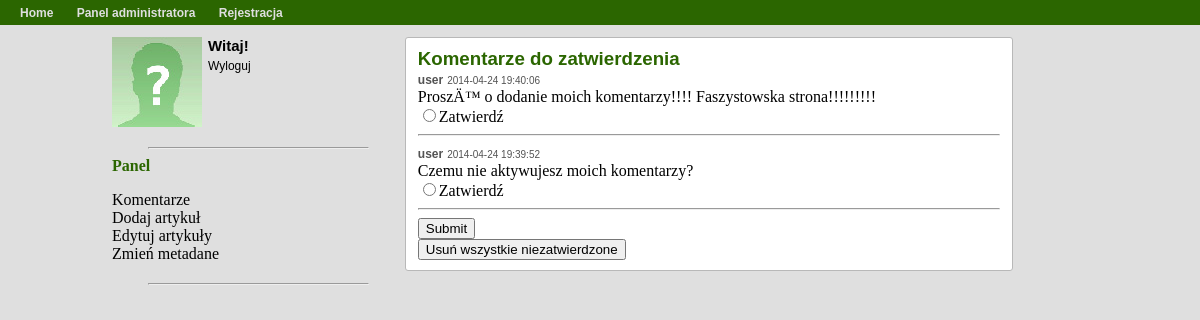
/panel.php?action=comments (signed in), run on the app's committed database.
### tables this page shows
CREATE TABLE IF NOT EXISTS `info` (
  `id` int(11) NOT NULL,
  `title` text NOT NULL,
  `description` text NOT NULL,
  `keywords` text NOT NULL,
  `menu` text NOT NULL
);

CREATE TABLE IF NOT EXISTS `comments` (
  `id` int(11) NOT NULL AUTO_INCREMENT,
  `article_id` int(11) NOT NULL,
  `content` text NOT NULL,
  `author` varchar(255) NOT NULL,
  `date` timestamp NOT NULL DEFAULT CURRENT_TIMESTAMP,
  `active` int(11) NOT NULL DEFAULT '0',
  PRIMARY KEY (`id`)
);

### layout.php (called while the page is built, shortened)
<?php
class layout {
    public function getTopAdm() {
        include 'includes/overlay/top_adm.php';
    }
    public function getBottom() {
        include 'includes/overlay/bottom.php';
    }
    static public function getMenu() {
        $query = mysql_query("SELECT `menu` FROM `info` WHERE `id` = '0'");
        return mysql_result($query, 0, 'menu');
    }
}

### core/init.php (called while the page is built, shortened)
<?php
require '\layout.php';
require '\validate.php';
require '\user.php';
if (logged_in() === true) {
    $session_user_id = $_SESSION['user_id'];
    $user_data = user_data($session_user_id, 'user_id', 'username', 'password', 'first_name', 'last_name', 'email');
}
function logged_in() {
    return (isset($_SESSION['user_id'])) ? true : false;
}
function user_data($user_id) {
    $user_id = (int) $user_id;
    $func_num_args = func_num_args();
    $func_get_args = func_get_args();
    if ($func_num_args > 1) {
        unset($func_get_args[0]);
        $fields = '`' . implode('`, `', $func_get_args) . '`';
        $data = mysql_fetch_assoc(mysql_query("SELECT $fields FROM `users` WHERE `user_id` = $user_id"));
        return $data;
    }
}

### validate.php (called while the page is built, shortened)
<?php
function sanitize($data) {
    return mysql_real_escape_string($data);
}

### user.php (called while the page is built, shortened)
<?php
class user {
    static public function user_moderator($username) {
        $username = sanitize($username);
        $query = mysql_query("SELECT COUNT(`user_id`) FROM `users` WHERE `username` = '$username' AND `moderator` = 1");
        return (mysql_result($query, 0) == 1) ? true : false;
    }
}

### panel.php (the view, shortened to what this page needs)
<?php
include 'core\init.php';
$layout = new layout();
$layout->getTopAdm();
if (user::user_moderator($user_data['username']) == true) {
echo "<div class='news'>";
if ($_GET['succes']) {
    echo "<h3 class='news_title'>Pomyślne wykonanie akcji</h3>";
} else if ($_GET['action'] == "comments") {
    ?>
    <?php
    echo "<h3 class='news_title'>Komentarze do zatwierdzenia</h3>";
    $result = mysql_query("SELECT MAX(id) as id FROM comments WHERE active = '0'");
    $row = mysql_fetch_array($result, MYSQL_ASSOC);
    $id = $row["id"];
    if ($id != 0) {
        echo "<form name='comment_update' action='active_comments.php' method='post'>";
        for ($i = $id; $i > 0; $i--) {
            $result = mysql_query("SELECT author, content, date, id, article_id FROM comments WHERE id=" . $i . " AND active = '0'");
            while ($row = mysql_fetch_array($result, MYSQL_NUM)) {
                echo("
                     <div class='news_comment'>
                            <p class='comment_author'>$row[0]</p>
                            <p class='comment_date'>$row[2]</p>
                            <div class='comment_content'> $row[1] </div>
                            <li> <input type='radio' name='$row[3]' value='$row[3]'>Zatwierdź</li>
                            <hr class='comment_separate' />
                        </div>
                        ");
            }
        }
        echo "<input type='submit' value='Submit'/> </form>";
        echo "<a href='javascript:AlertIt();'> <button type='button'>Usuń wszystkie niezatwierdzone</button> </a>";
    } else {
        echo "Nie ma żadnych komentarzy do zatwierdzenia";
    }
} else if ($_GET['action'] == "meta") {
    if(isset($_GET['title']) && isset($_GET['description']) && isset($_GET['keywords'])) {
            echo "<h3 class='news_title'>Zaktualizowałeś metadane (prawie)</h3>";
    } else {
?>
        <h3 class='news_title'>Metadane</h3>
        <form action="meta_update.php" method="get">
            <ul>
                <li> Tytuł: <input type="text" name="title" value="<?php echo layout::getTitle(); ?>" /> </li>
                <li> Opis: <input type="text" name="description" value="<?php echo layout::getDescription(); ?>" /> </li>
                <li> Słowa kluczowe: <input type="text" name="keywords" value="<?php echo layout::getKeywords(); ?>" /> </li>
                <input type="hidden" name="action" value="meta">
                <li> <input type="submit" value="Aktualizuj"/>  </li>
            </ul>
        </form>
<?php
    }
} else if ($_GET['action'] == "edit_articles_adm") {
    $result = mysql_query("SELECT MAX(id) as id FROM articles");
    $row = mysql_fetch_array($result, MYSQL_ASSOC);
    $id = $row["id"];
    echo "<h3 class='news_title'>Artykuły</h3>";
    echo "<ul>";
    for ($i = $id; $i > 0; $i--) {
        $result = mysql_query("SELECT id, title, content, excerpt, author, date FROM articles WHERE id=" . $i);
        while ($row = mysql_fetch_array($result, MYSQL_NUM)) {
            echo "<li style='list-style-type: square;'><a href='panel.php?action=edit_article&id=$row[0]'> $row[1] </a> </li>";
        }
    }
    echo "</ul>";
}
echo "</div>";
} else {
    echo "<div class='news'>";
    $errors[] = 'Nie masz na to pozwolenia.';
    echo output_errors($errors);
    echo "</div>";
}
$layout->getBottom();

### includes/overlay/top_adm.php (shortened to what this page needs)
<!DOCTYPE html>
<html>
    <?php include 'includes/head.php'; ?>
    <body>
        <?php include 'includes/nav.php'; ?>
        <div id="container">
            <?php include 'includes/aside_adm.php'; ?>
            <section>

### includes/head.php (shortened to what this page needs)
<head>
    <link rel="stylesheet" href="styles/style.css">
</head>

### includes/nav.php (shortened to what this page needs)
<nav>
    <?php echo layout::getMenu() ?>
</nav>

### includes/aside_adm.php (shortened to what this page needs)
<aside>
    <?php
    if (logged_in() === true) {
        include 'includes/widgets/loggedin.php';
        echo "<hr style='width:75%'>";
        include 'includes/widgets/admin.php';
        echo "<hr style='width:75%'>";
    } else {
        include 'includes/widgets/login.php';
        echo "<hr style='width:75%'>";
    }
    ?>
</aside>

### includes/widgets/loggedin.php (shortened to what this page needs)
<div class="widget">
    <div id="aside_avatar"></div>
    <p id="aside_name"> Witaj! </p>
    <p id="aside_edit"> <a href="logout.php">Wyloguj</a> </p>
</div>

### includes/widgets/admin.php (shortened to what this page needs)
<div class="widget">
    <h4 class="news_title"> Panel </h2>
        <ul class="widget_ul">
            <li>
                <a href="panel.php?action=comments"> Komentarze </a>
            </li>
            <li>
                <a href="panel.php?action=add_article"> Dodaj artykuł </a>
            </li>
            <li>
                <a href="panel.php?action=edit_articles_adm"> Edytuj artykuły </a>
            </li>
            <li>
                <a href="panel.php?action=meta"> Zmień metadane </a>
            </li>
        </ul>
</div>

### includes/overlay/bottom.php (shortened to what this page needs)
            </section>
        </div>
    </body>
</html>

### styles/style.css (style rules this page uses)
body { margin: 0 0 0 0; background-color: #dfdfdf; }
nav { min-height: 25px; min-width: 100%; background-color: #2b6600; }
aside { float: left; width: 30%; height: 900px; }
section { float: left; width: 70%; }
#container { margin: 8px auto; width: 976px; }
#container:after { content: "."; display:block; height:0; clear:both; visibility:hidden; }
p { font-family: verdana, arial, sans-serif; font-size: 12px; }
h3 { color: #2b6600; margin-bottom: 0px; margin-top: 0px; font-family: verdana, arial, sans-serif; }
li { list-style-type: none; }
a { text-decoration: none; color:inherit; }
#nav_ul { margin-top: 3px; float: left; -webkit-padding-start: 0px; width: 90%; }
#nav_li { font-size: 12px; display: inline; font-family: verdana, arial, sans-serif; margin-left: 20px; color: #dfdfdf; font-weight: bold; }
.news { background-color: #ffffff; width: 582px; border-radius: 3px; border: solid #b8b8b8 1px; padding-left: 12px; padding-right: 12px; padding-top: 10px; margin-bottom: 8px; padding-bottom: 5px; padding-bottom: 10px; }
.news_title { color: #2b6600; margin-bottom: 0px; margin-top: 0px; }
.comment_author { display: inline; color: #535353; font-weight: bold; }
.comment_date { display: inline; color: #535353; font-size: x-small; }
#aside_avatar { float: left; height: 90px; width: 90px; margin-right: 6px; background-image: url(/StuckU/images/av.jpg) }
#aside_name { font-weight: bold; margin-top: 0; margin-bottom: 0; font-size: 15px; }
#aside_edit { margin-top: 5px; }
.widget { width: 100%; margin-bottom: 20px; }
.widget:after { content: "."; display:block; height:0; clear:both; visibility:hidden; }
.widget_ul { margin-left: 0px; padding-left: 0px; margin-bottom: 0px; padding-bottom: 0px; }

### data on the page
info: menu "Home Panel administratora Rejestracja"
comments: author "user", date "2014-04-24 19:40:06", content "ProszÄ™ o dodanie moich komentarzy!!!! Faszystowska strona!!!!!!!!!"
comments: author "user", date "2014-04-24 19:39:52", content "Czemu nie aktywujesz moich komentarzy?"
